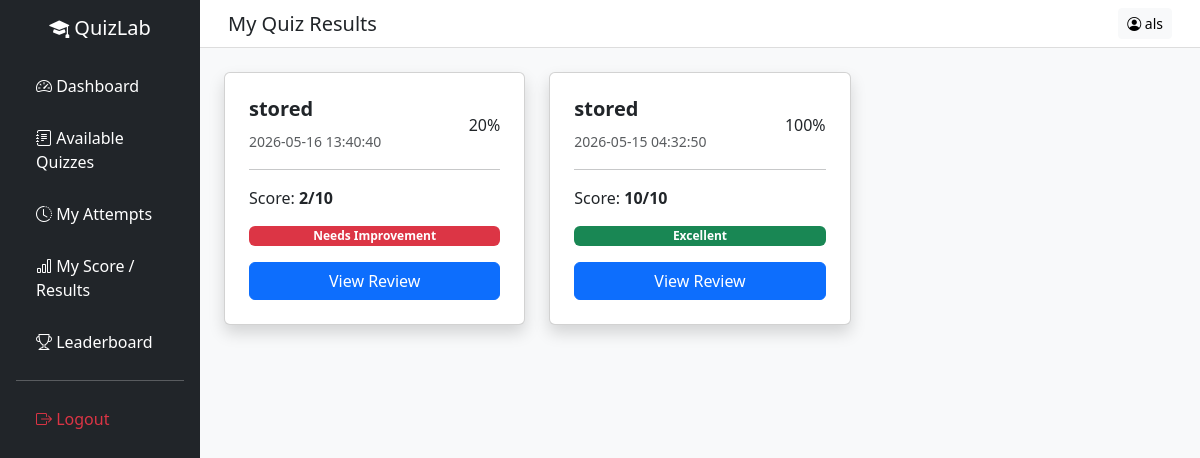
Page /frontend/student/my_results.php (signed in) on the committed database.
### tables this page shows
CREATE TABLE `quiz_attempts` (
  `attempt_id` int(11) NOT NULL,
  `student_id` int(11) NOT NULL,
  `quiz_id` int(11) NOT NULL,
  `score` int(11) DEFAULT 0,
  `total_questions` int(11) DEFAULT 0,
  `status` enum('ongoing','submitted','timeout') NOT NULL DEFAULT 'ongoing',
  `submitted_at` timestamp NOT NULL DEFAULT current_timestamp()
);

CREATE TABLE `quizzes` (
  `quiz_id` int(11) NOT NULL,
  `teacher_id` int(11) NOT NULL,
  `title` varchar(255) NOT NULL,
  `description` text DEFAULT NULL,
  `status` enum('draft','published') DEFAULT 'draft',
  `created_at` timestamp NOT NULL DEFAULT current_timestamp(),
  `quiz_type` enum('multiple_choice','identification','true_false','enumeration') NOT NULL DEFAULT 'multiple_choice',
  `difficulty` enum('easy','medium','hard') NOT NULL DEFAULT 'medium'
);

### frontend/student/my_results.php (the view, shortened to what this page needs)
<?php
require_once "../../backend/database.php";
$student_id = $_SESSION['user_id'];
$stmt = $pdo->prepare("
    SELECT
        qa.attempt_id,
        qa.score,
        qa.total_questions,
        qa.submitted_at,
        q.title
    FROM quiz_attempts qa
    JOIN quizzes q ON qa.quiz_id = q.quiz_id
    WHERE qa.student_id = ?
    ORDER BY qa.attempt_id DESC
");
$stmt->execute([$student_id]);
$attempts = $stmt->fetchAll(PDO::FETCH_ASSOC);
?>
<!DOCTYPE html>
<html lang="en">
<head>
    <link href="https://cdn.jsdelivr.net/npm/bootstrap@5.3.2/dist/css/bootstrap.min.css" rel="stylesheet">
    <link rel="stylesheet" href="https://cdn.jsdelivr.net/npm/bootstrap-icons@1.11.1/font/bootstrap-icons.css">
    <link rel="stylesheet" href="style.css">
</head>
<body class="bg-light">
    <div class="container-fluid">
        <div class="row">
            <div class="col-md-2 p-0">
                <?php include "nav.php"; ?>
            </div>
            <div class="col-md-10 p-0">
                <nav class="navbar navbar-expand-lg topbar px-3">
                    <div class="container-fluid">
                        <h5 class="mb-0">My Quiz Results</h5>
                        <a href="profile.php" class="btn btn-light btn-sm">
                            <i class="bi bi-person-circle"></i> <?= htmlspecialchars($_SESSION['name']); ?>
                        </a>
                    </div>
                </nav>
                <div class="p-4">
                    <div class="row">
                        <?php foreach ($attempts as $a): ?>
                            <?php
                            $total = $a['total_questions'] ?? 0;
                            $score = $a['score'] ?? 0;
                            $percent = ($total > 0) ? ($score / $total) * 100 : 0;
                            ?>
                            <div class="col-md-4 mb-4">
                                <div class="card shadow result-card p-4">
                                    <div class="d-flex justify-content-between align-items-center">
                                        <div>
                                            <h5 class="fw-bold">
                                                <?= htmlspecialchars($a['title']) ?>
                                            </h5>
                                            <small class="text-muted">
                                                <?= $a['submitted_at'] ?? 'Not submitted' ?>
                                            </small>
                                        </div>
                                        <div class="score-circle">
                                            <?= round($percent) ?>%
                                        </div>
                                    </div>
                                    <hr>
                                    <p>
                                        Score:
                                        <b><?= $a['score'] ?? 0 ?>/<?= $a['total_questions'] ?? 0 ?></b>
                                    </p>
                                    <?php if ($percent >= 80): ?>
                                        <span class="badge bg-success">
                                            Excellent
                                        </span>
                                    <?php elseif ($percent >= 60): ?>
                                        <span class="badge bg-warning text-dark">
                                            Good
                                        </span>
                                    <?php else: ?>
                                        <span class="badge bg-danger">
                                            Needs Improvement
                                        </span>
                                    <?php endif; ?>
                                    <button class="btn btn-primary w-100 mt-3" data-bs-toggle="modal"
                                        data-bs-target="#reviewModal<?= $a['attempt_id'] ?>">
                                        View Review
                                    </button>
                                </div>
                            </div>
                        <?php endforeach; ?>
                    </div>
                </div>
            </div>
        </div>
    </div>
</body>
</html>

### frontend/student/style.css (style rules this page uses)
body { background:#f5f6fa; }
.topbar { background:white; border-bottom:1px solid #ddd; }

### rows in the picture
quiz_attempts: quiz.title "stored", submitted_at "2026-05-16 13:40:40", percent "20", score "2", total_questions "10", shows "Needs Improvement"
quiz_attempts: quiz.title "stored", submitted_at "2026-05-15 04:32:50", percent "100", score "10", total_questions "10", shows "Excellent"

### other values in the picture
$_SESSION['name'] "als"
